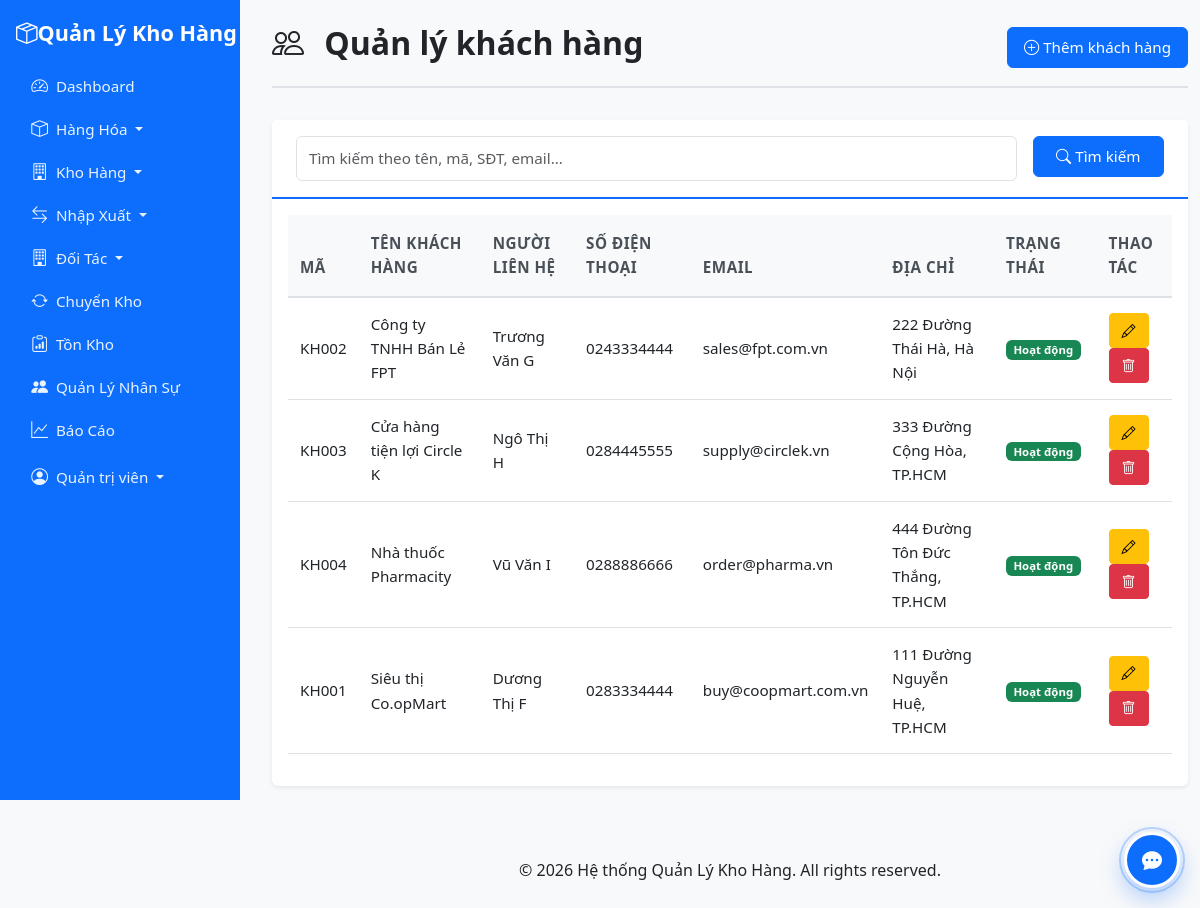
Screenshot of /modules/customers/index.php (signed in) with the database file from the repository.
### tables this page shows
CREATE TABLE `customers` (
  `id` int(11) NOT NULL,
  `code` varchar(50) NOT NULL,
  `name` varchar(200) NOT NULL,
  `address` text DEFAULT NULL,
  `phone` varchar(20) DEFAULT NULL,
  `email` varchar(100) DEFAULT NULL,
  `contact_person` varchar(100) DEFAULT NULL,
  `payment_terms` varchar(200) DEFAULT NULL,
  `status` tinyint(1) DEFAULT 1,
  `created_at` timestamp NOT NULL DEFAULT current_timestamp(),
  `updated_at` timestamp NOT NULL DEFAULT current_timestamp() ON UPDATE current_timestamp()
);

### modules/customers/index.php (the view, shortened to what this page needs)
<?php
$db = getDB();
$search = $_GET['search'] ?? '';
$query = "SELECT * FROM customers WHERE 1=1";
$params = [];
$query .= " ORDER BY name";
$stmt = $db->prepare($query);
$stmt->execute($params);
$customers = $stmt->fetchAll();
include '../../includes/header.php';
?>
<div class="container-fluid mt-4">
    <div class="page-header d-flex justify-content-between align-items-center">
        <h1><i class="bi bi-people"></i> Quản lý khách hàng</h1>
        <a href="add.php" class="btn btn-primary">
            <i class="bi bi-plus-circle"></i> Thêm khách hàng
        </a>
    </div>
    <div class="card">
        <div class="card-header">
            <form method="GET" class="row g-3">
                <div class="col-md-10">
                    <input type="text" class="form-control" name="search" placeholder="Tìm kiếm theo tên, mã, SĐT, email..." value="<?php echo htmlspecialchars($search); ?>">
                </div>
                <div class="col-md-2">
                    <button type="submit" class="btn btn-primary w-100">
                        <i class="bi bi-search"></i> Tìm kiếm
                    </button>
                </div>
            </form>
        </div>
        <div class="card-body">
            <div class="table-responsive">
                <table class="table">
                    <thead>
                        <tr>
                            <th>Mã</th>
                            <th>Tên khách hàng</th>
                            <th>Người liên hệ</th>
                            <th>Số điện thoại</th>
                            <th>Email</th>
                            <th>Địa chỉ</th>
                            <th>Trạng thái</th>
                            <th>Thao tác</th>
                        </tr>
                    </thead>
                    <tbody>
                        <?php if (empty($customers)): ?>
                        <tr>
                            <td colspan="8" class="text-center text-muted">Không có dữ liệu</td>
                        </tr>
                        <?php else: ?>
                        <?php foreach ($customers as $customer): ?>
                        <tr>
                            <td><?php echo htmlspecialchars($customer['code']); ?></td>
                            <td><?php echo htmlspecialchars($customer['name']); ?></td>
                            <td><?php echo htmlspecialchars($customer['contact_person'] ?? ''); ?></td>
                            <td><?php echo htmlspecialchars($customer['phone'] ?? ''); ?></td>
                            <td><?php echo htmlspecialchars($customer['email'] ?? ''); ?></td>
                            <td><?php echo htmlspecialchars($customer['address'] ?? ''); ?></td>
                            <td>
                                <?php if ($customer['status']): ?>
                                    <span class="badge bg-success">Hoạt động</span>
                                <?php else: ?>
                                    <span class="badge bg-danger">Ngừng</span>
                                <?php endif; ?>
                            </td>
                            <td>
                                <a href="edit.php?id=<?php echo $customer['id']; ?>" class="btn btn-sm btn-warning">
                                    <i class="bi bi-pencil"></i>
                                </a>
                                <form method="POST" action="delete.php" class="d-inline" onsubmit="return confirm('Bạn có chắc chắn muốn xóa khách hàng này?');">
                                    <button type="submit" class="btn btn-sm btn-danger">
                                        <i class="bi bi-trash"></i>
                                    </button>
                                </form>
                            </td>
                        </tr>
                        <?php endforeach; ?>
                        <?php endif; ?>
                    </tbody>
                </table>
            </div>
        </div>
    </div>
</div>
<?php include '../../includes/footer.php'; ?>

### assets/css/style.css (style rules this page uses)
:root { --primary-color: #0d6efd; --secondary-color: #6c757d; --success-color: #198754; --danger-color: #dc3545; --warning-color: #ffc107; --info-color: #0dcaf0; }
body { font-family: 'Segoe UI', Tahoma, Geneva, Verdana, sans-serif; background-color: #f8f9fa; font-size: 1rem; line-height: 1.6; }
@media (min-width: 992px) { body.has-sidebar { padding-left: 260px; } }
.card { border: none; box-shadow: 0 0.125rem 0.25rem rgba(0, 0, 0, 0.075); margin-bottom: 1.5rem; }
.card-header { background-color: #fff; border-bottom: 2px solid var(--primary-color); font-weight: 600; font-size: 1.1rem; padding: 1rem 1.5rem; }
.table { background-color: #fff; }
.table thead th { background-color: #f8f9fa; border-bottom: 2px solid #dee2e6; font-weight: 600; font-size: 0.95rem; padding: 1rem 0.75rem; text-transform: uppercase; letter-spacing: 0.5px; color: #495057; }
.table tbody td { padding: 0.875rem 0.75rem; font-size: 0.95rem; vertical-align: middle; }
.badge { padding: 0.35em 0.65em; }
.page-header { margin-bottom: 2rem; padding-bottom: 1rem; border-bottom: 2px solid #dee2e6; }
.page-header h1 { margin-bottom: 0.5rem; font-size: 2rem; font-weight: 600; color: #212529; }
.page-header h1 i { margin-right: 0.75rem; font-size: 2rem; }
h1, h2, h3, h4, h5, h6 { font-weight: 600; color: #212529; }
h1 { font-size: 2rem; }
.btn { font-weight: 500; padding: 0.5rem 1rem; font-size: 0.95rem; }
.btn-sm { padding: 0.375rem 0.75rem; font-size: 0.875rem; }
.form-control, .form-select { font-size: 0.95rem; padding: 0.625rem 0.75rem; }

### rows the page displays
customers: code "KH002", name "Công ty TNHH Bán Lẻ FPT", contact_person "Trương Văn G", phone "0243334444", email "sales@fpt.com.vn", address "222 Đường Thái Hà, Hà Nội", status "Hoạt động"
customers: code "KH003", name "Cửa hàng tiện lợi Circle K", contact_person "Ngô Thị H", phone "0284445555", email "supply@circlek.vn", address "333 Đường Cộng Hòa, TP.HCM", status "Hoạt động"
customers: code "KH004", name "Nhà thuốc Pharmacity", contact_person "Vũ Văn I", phone "0288886666", email "order@pharma.vn", address "444 Đường Tôn Đức Thắng, TP.HCM", status "Hoạt động"
customers: code "KH001", name "Siêu thị Co.opMart", contact_person "Dương Thị F", phone "0283334444", email "buy@coopmart.com.vn", address "111 Đường Nguyễn Huệ, TP.HCM", status "Hoạt động"

### other values shown
$_SESSION['full_name'] "Quản trị viên"
